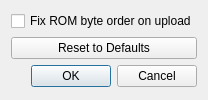
<?xml version="1.0" encoding="UTF-8"?>
<ui version="4.0">
 <class>SettingsDialog</class>
 <widget class="QDialog" name="SettingsDialog">
  <property name="windowTitle">
   <string>Settings</string>
  </property>
  <layout class="QVBoxLayout" name="verticalLayout">
   <item>
    <widget class="QCheckBox" name="fixRomCheckBox">
     <property name="text">
      <string>Fix ROM byte order on upload</string>
     </property>
    </widget>
   </item>
   <item>
    <widget class="QPushButton" name="resetButton">
     <property name="text">
      <string>Reset to Defaults</string>
     </property>
    </widget>
   </item>
   <item>
    <widget class="QDialogButtonBox" name="buttonBox">
     <property name="standardButtons">
      <set>QDialogButtonBox::Cancel|QDialogButtonBox::Ok</set>
     </property>
    </widget>
   </item>
  </layout>
 </widget>
 <connections>
  <connection>
   <sender>buttonBox</sender>
   <signal>accepted()</signal>
   <receiver>SettingsDialog</receiver>
   <slot>accept()</slot>
   <hints>
    <hint type="sourcelabel">
     <x>248</x>
     <y>238</y>
    </hint>
    <hint type="destinationlabel">
     <x>157</x>
     <y>274</y>
    </hint>
   </hints>
  </connection>
  <connection>
   <sender>buttonBox</sender>
   <signal>rejected()</signal>
   <receiver>SettingsDialog</receiver>
   <slot>reject()</slot>
   <hints>
    <hint type="sourcelabel">
     <x>316</x>
     <y>240</y>
    </hint>
    <hint type="destinationlabel">
     <x>286</x>
     <y>274</y>
    </hint>
   </hints>
  </connection>
 </connections>
 <resources/>
 <connections/>
</ui>
